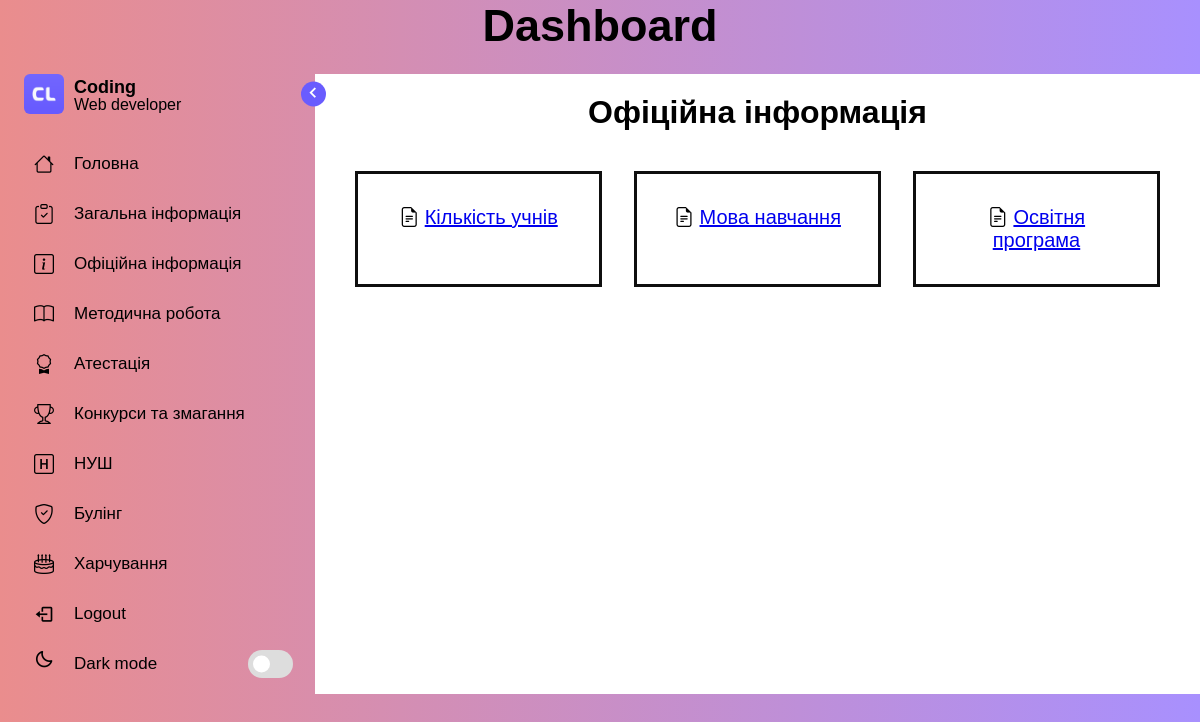
/ofitsiina-informatsiia/, run on an earlier commit of the app's database.
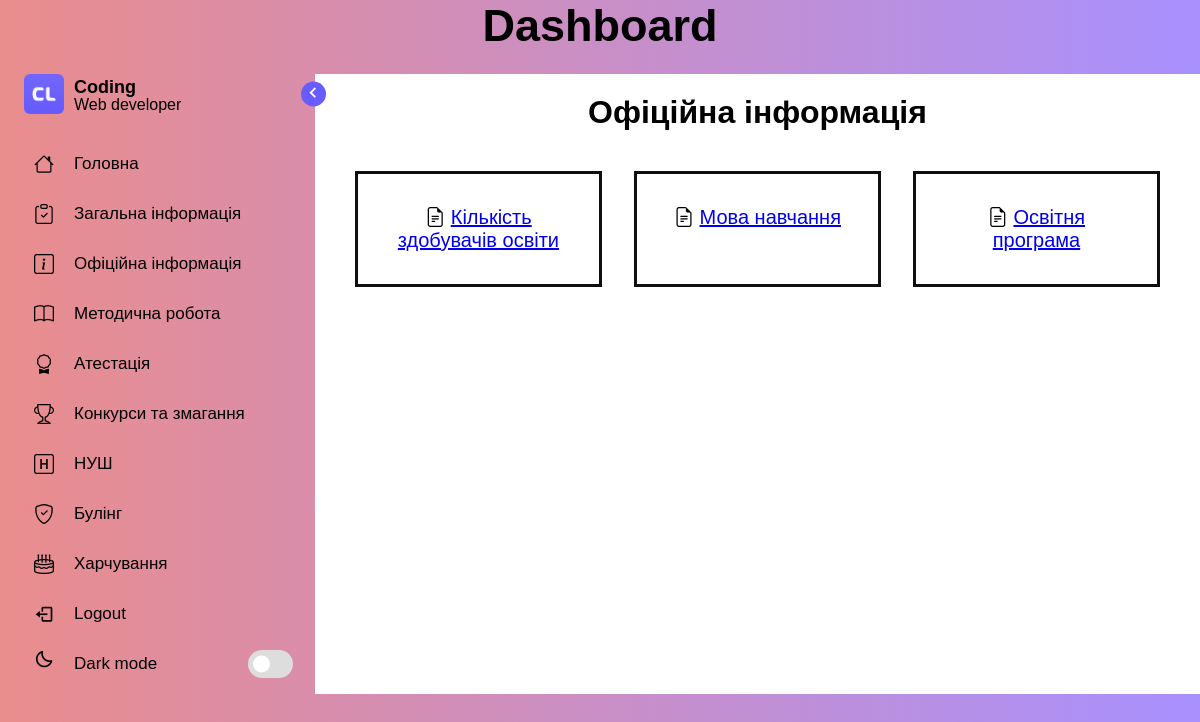
And on a later commit of the database.
### blog/models.py (models this page shows, shortened)
class Menuinfo(models.Model):
    menu_title = models.ForeignKey(Menu, on_delete=models.CASCADE,default=1)
    content_title = models.CharField(max_length=50, null=True, blank=True)
    slug = models.SlugField(max_length=50, null=True, blank=True)
    body = models.TextField(null=True, blank=True)
    image = models.ImageField(upload_to='category_images/',null=True, blank=True)
    file = models.FileField(upload_to='menu_documents/',null=True, blank=True,max_length=100)
    priority = models.IntegerField(default=0)
    class Meta:
        ordering = ['menu_title']
        indexes = [
            models.Index(fields=['menu_title']),
        ]

class Menu(models.Model):
    title = models.CharField(max_length=20)
    slug = models.CharField(max_length=40, default=False, blank=True, null=True, )
    icon = models.CharField(max_length=50)
    priority = models.IntegerField(default=0)
    def __str__(self):
        return self.title
    class Meta:
        ordering = ['priority']
        indexes = [
            models.Index(fields=['priority']),
        ]

### blog/views.py (the view)
# urls.py: path('<slug:menu_slug>/', views.menu_detail, name='menu_detail'),
def menu_detail(request, menu_slug):
    menu_contents = Menuinfo.objects.filter(menu_title__slug=menu_slug).order_by('priority')
    if not menu_contents:
        raise Http404("No menu content found")
    options = Menu.objects.all()
    context = {'menu_contents': menu_contents, 'options': options}
    for menu_item in menu_contents:
        menu_item.url = reverse('menu_info', kwargs={'menu_slug': menu_slug, 'slug': menu_item.slug})
    return render(request, 'blog/menu_detail.html', context)

### blog/templates/blog/menu_detail.html (shortened to what this page needs)
{% extends "blog/base/base.html" %}
{% load static %}
{% block content %}
    <h1>{{ menu_contents.0.menu_title }}</h1>
    <div class="menu_content">
        {% for menu_item in menu_contents %}
            <div class="category">
                <i class="bi bi-file-earmark-text"></i>
                <a href="{{ menu_item.url }}">{{ menu_item.content_title }}</a>
            </div>
        {% endfor %}
    </div>
{% endblock %}

What changed in the data, as far as the page shows it:
changed Menuinfo "Офіційна інформація": content_title "Кількість учнів" → "Кількість здобувачів освіти"
